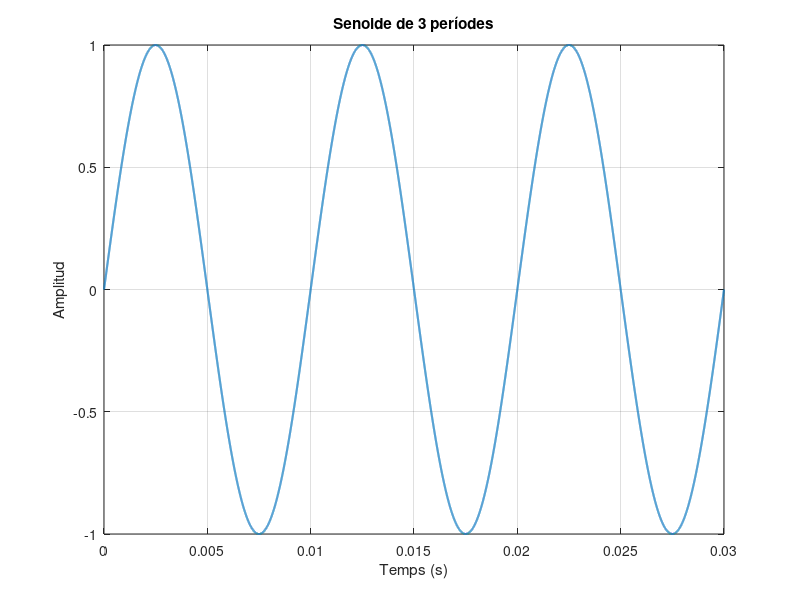
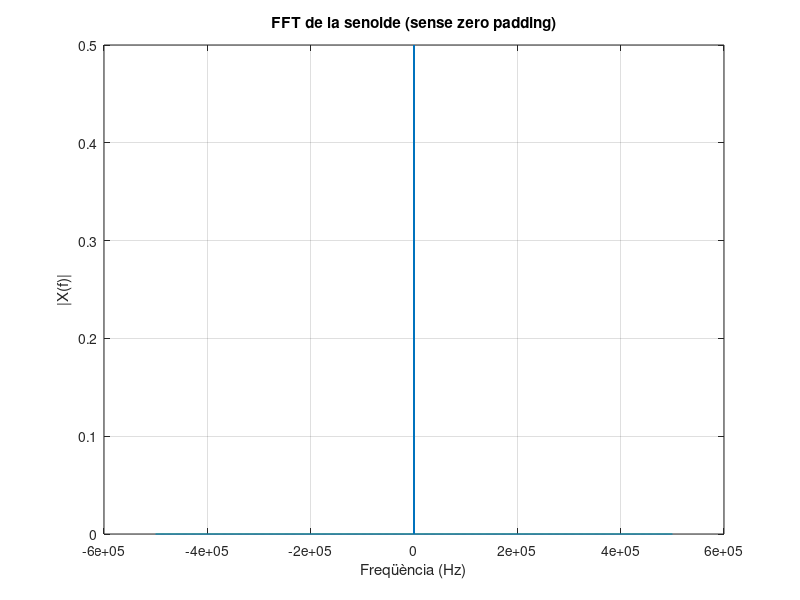

MATLAB code for these plots, in order: (Note: this script raises an error after producing the figures.)
% Nom complet component/s del grup
clear all
close all

%% Paràmetres base
A = 1;
fa = 100;
fs = 1e6;
Z = 50;

% 3 períodes de la senoide
T = 1/fa;
t = 0:1/fs:(3*T - 1/fs);
xa = A*sin(2*pi*fa*t);

figure(1)
plot(t, xa, 'LineWidth', 1.5)
xlabel('Temps (s)')
ylabel('Amplitud')
title('Senoide de 3 períodes')
grid on

%% FFT i eix k (sense zero padding)
N = length(xa);
X = (1/N)*fft(xa);
k = (0:N-1)*fs/N - fs/2;

figure(2)
plot(k, fftshift(abs(X)), 'LineWidth', 1.2)
xlabel('Freqüència (Hz)')
ylabel('|X(f)|')
title('FFT de la senoide (sense zero padding)')
grid on

%% Zero padding per augmentar resolució
factorZP = 16;
dimFinal = factorZP*N;
[Xzp,kzp] = FuncioTFZP(xa, fs, dimFinal);

figure(3)
plot(kzp, fftshift(abs(Xzp)), 'LineWidth', 1.2)
xlabel('Freqüència (Hz)')
ylabel('|X(f)|')
title('FFT de la senoide amb zero padding')
grid on

%% Suma de senoides
xsum = sin(2*pi*100e3*t) + 0.8*sin(2*pi*180e3*t) + 0.6*sin(2*pi*260e3*t);
[Xsum,ksum] = FuncioTFZP(xsum, fs, factorZP*length(xsum));

figure(4)
subplot(2,1,1)
plot(t, xsum, 'LineWidth', 1.2)
xlabel('Temps (s)')
ylabel('Amplitud')
title('Suma de senoides (temps)')
grid on

subplot(2,1,2)
plot(ksum, fftshift(abs(Xsum)), 'LineWidth', 1.2)
xlabel('Freqüència (Hz)')
ylabel('|X(f)|')
title('Suma de senoides (freqüència)')
grid on

%% Senyal quadrada
fq = 50e3;
xsq = square(2*pi*fq*t);
[Xsq,ksq] = FuncioTFZP(xsq, fs, factorZP*length(xsq));

figure(5)
subplot(2,1,1)
plot(t, xsq, 'LineWidth', 1.2)
xlabel('Temps (s)')
ylabel('Amplitud')
title('Senyal quadrada (temps)')
grid on

subplot(2,1,2)
plot(ksq, fftshift(abs(Xsq)), 'LineWidth', 1.2)
xlabel('Freqüència (Hz)')
ylabel('|X(f)|')
title('Senyal quadrada (freqüència)')
grid on

%% Potència en dBm
PxdBm_xsum = FuncioPotencia(Xsum, ksum, Z);

figure(6)
plot(ksum, fftshift(real(PxdBm_xsum)), 'LineWidth', 1.2)
xlabel('Freqüència (Hz)')
ylabel('Potència (dBm)')
title('Potència espectral de la suma de senoides')
grid on

%% Enventanat i comparació de lòbuls
f0 = 100.5e3; % lleugerament desalineat per veure lòbuls
Nw = 1024;
tw = (0:Nw-1)/fs;
xw = sin(2*pi*f0*tw);

wRect = ones(1,Nw);
wHam = hamming(Nw).';
wTri = triang(Nw).';

[Xrect,krect] = FuncioTFZP(xw.*wRect, fs, 16*Nw);
[Xham, kham] = FuncioTFZP(xw.*wHam, fs, 16*Nw);
[Xtri, ktri] = FuncioTFZP(xw.*wTri, fs, 16*Nw);

RectdB = 20*log10(max(fftshift(abs(Xrect))/max(abs(Xrect)), eps));
HamdB = 20*log10(max(fftshift(abs(Xham))/max(abs(Xham)), eps));
TridB = 20*log10(max(fftshift(abs(Xtri))/max(abs(Xtri)), eps));

figure(7)
plot(krect/1e3, RectdB, 'LineWidth', 1.2)
hold on
plot(kham/1e3, HamdB, 'LineWidth', 1.2)
plot(ktri/1e3, TridB, 'LineWidth', 1.2)
xlabel('Freqüència (kHz)')
ylabel('Magnitud normalitzada (dB)')
title('Comparació de lòbul principal i lòbuls secundaris')
legend('Rectangular','Hamming','Triangular')
axis([80 120 -120 5])
grid on
